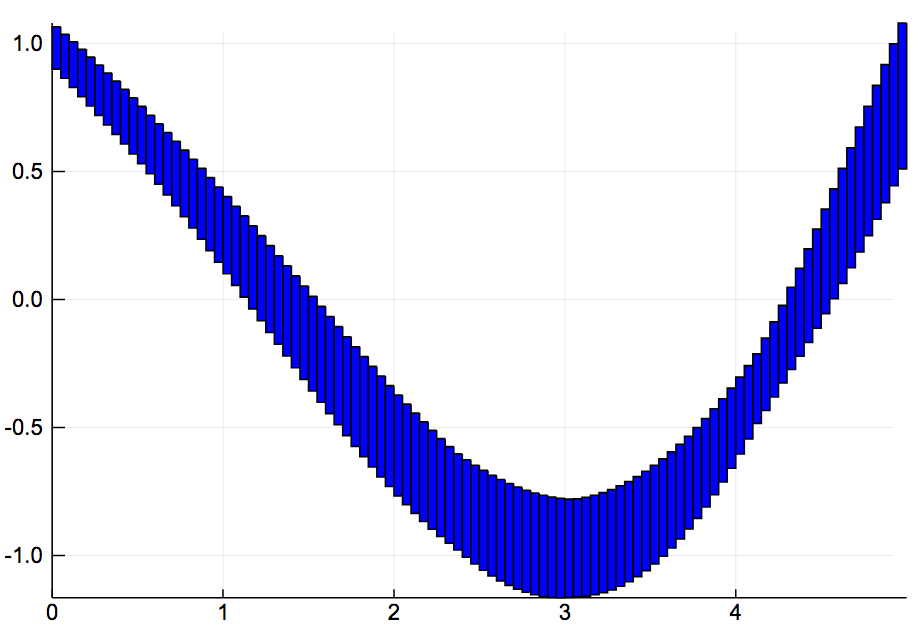

Write the Julia code that produced this figure.
#=
Model: toy.jl

Toy model to test the implementation on certain cases.
=#
using Reachability

function compute(input_options::Pair{Symbol,<:Any}...)
    # =====================
    # Problem specification
    # =====================
    println("System construction...")
    tic()
    n = 10
    A = randn(n, n)

    # initial set
    X0 = BallInf(ones(n), 0.1)

    # instantiate continuous LTI system
    S = ContinuousSystem(A, X0)

    toc()

    # ===============
    # Problem solving
    # ===============

    # define solver-specific options
    options = merge(Options(
        :mode => "reach",
        :blocks => [1],
        :plot_vars => [0, 1]
        ), Options(input_options...))

    result = solve(S, options)

    # ========
    # Plotting
    # ========
    if options[:mode] == "reach"
        println("Plotting...")
        tic()
        plot(result)
        @eval(savefig(@filename_to_png))
        toc()
    en
end # function

compute(:N => 10, :T => 20.0); # warm-up
compute(:δ => 0.01, :T => 20.0); # benchmark settings (long)
